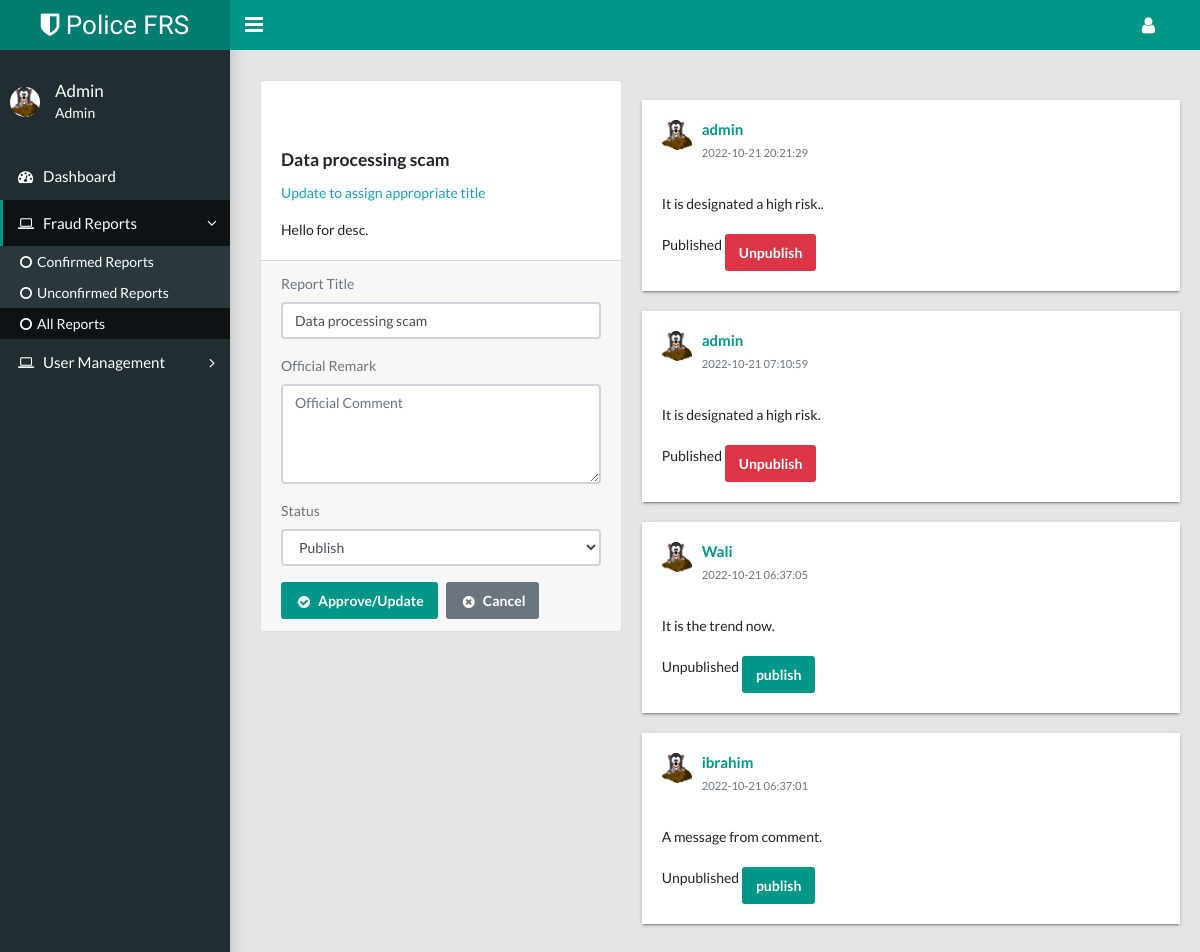
The app's page /admin/page-report.php?r_id=3 with its own data.
### tables this page shows
CREATE TABLE IF NOT EXISTS `reports` (
  `r_id` int(11) NOT NULL AUTO_INCREMENT,
  `r_title` varchar(100) DEFAULT NULL,
  `r_cat` varchar(100) NOT NULL,
  `r_comm` varchar(100) NOT NULL,
  `r_offer` varchar(100) DEFAULT NULL,
  `r_offer2` varchar(100) DEFAULT NULL,
  `r_bearer` varchar(100) DEFAULT NULL,
  `r_platform` varchar(100) DEFAULT NULL,
  `r_profile` varchar(100) DEFAULT NULL,
  `r_todo` varchar(100) DEFAULT NULL,
  `r_payment` varchar(100) DEFAULT NULL,
  `r_amount` int(11) DEFAULT NULL,
  `r_date` date NOT NULL,
  `r_any` varchar(500) DEFAULT NULL,
  `r_track` varchar(100) NOT NULL,
  `r_status` int(11) NOT NULL DEFAULT 0,
  `r_count` int(11) NOT NULL DEFAULT 0,
  `date` timestamp NOT NULL DEFAULT current_timestamp(),
  PRIMARY KEY (`r_id`)
);

CREATE TABLE IF NOT EXISTS `reports_comments` (
  `rc_id` int(11) NOT NULL AUTO_INCREMENT,
  `r_id` int(11) NOT NULL,
  `rc_name` varchar(100) NOT NULL,
  `rc_email` varchar(100) NOT NULL,
  `rc_remark` varchar(500) NOT NULL,
  `rc_status` int(11) NOT NULL,
  `rc_priv` int(11) NOT NULL,
  `rc_date` timestamp NOT NULL DEFAULT current_timestamp() ON UPDATE current_timestamp(),
  PRIMARY KEY (`rc_id`)
);

### admin/page-report.php (the view, shortened to what this page needs)
<?php include_once("../connection.php"); ?>
<?php
if(isset($_GET['r_id'])){
    $r_id = $_GET['r_id'];
}else{
    $r_id = 1;
}
    $search_sql = "SELECT * FROM reports where r_id = {$r_id}";
    $search_result = mysqli_query($conn, $search_sql);
    $search_row = mysqli_fetch_assoc($search_result);
?>
<!DOCTYPE html>
<html lang="en">
  <head>
    <link rel="stylesheet" type="text/css" href="css/main.css">
    <link rel="stylesheet" type="text/css" href="https://maxcdn.bootstrapcdn.com/font-awesome/4.7.0/css/font-awesome.min.css">
  </head>
  <body class="app sidebar-mini">
    <header class="app-header"><a class="app-header__logo" href="dashboard.php"><span class="fa fa-shield"></span> Police FRS</a>
      <a class="app-sidebar__toggle" href="#" data-toggle="sidebar" aria-label="Hide Sidebar"></a>
      <ul class="app-nav">
        <li class="dropdown"><a class="app-nav__item" href="#" data-toggle="dropdown" aria-label="Open Profile Menu"><i class="fa fa-user fa-lg"></i></a>
        </li>
      </ul>
    </header>
    <aside class="app-sidebar">
    <div class="app-sidebar__user"><img class="app-sidebar__user-avatar" src="../assets/images/mole.png" alt="User Image">
        <div>
          <p class="app-sidebar__user-name">Admin</p>
          <p class="app-sidebar__user-designation">Admin</p>
        </div>
      </div>
      <ul class="app-menu">
        <li><a class="app-menu__item" href="dashboard.php"><i class="app-menu__icon fa fa-dashboard"></i><span class="app-menu__label">Dashboard</span></a></li>
        <li class="treeview is-expanded"><a class="app-menu__item" href="#" data-toggle="treeview"><i class="app-menu__icon fa fa-laptop"></i><span class="app-menu__label">Fraud Reports</span><i class="treeview-indicator fa fa-angle-right"></i></a>
          <ul class="treeview-menu ">
            <li><a class="treeview-item" href="page-reports-confirmed.php"><i class="icon fa fa-circle-o"></i> Confirmed Reports</a></li>
            <li><a class="treeview-item" href="page-reports-unconfirmed.php"><i class="icon fa fa-circle-o"></i> Unconfirmed Reports</a></li>
            <li><a class="treeview-item active" href="page-reports.php"><i class="icon fa fa-circle-o"></i> All Reports</a></li>
          </ul>
        </li>
        <li class="treeview"><a class="app-menu__item" href="#" data-toggle="treeview"><i class="app-menu__icon fa fa-laptop"></i><span class="app-menu__label">User Management</span><i class="treeview-indicator fa fa-angle-right"></i></a>
        </li>
      </ul>
    </aside>
    <main class="app-content">
      <div class="row user">
        <div class="col-md-5">
            <div class="bs-component">
              <div class="card">
                <div class="card-body">
                </div>
                <div class="card-body">
                <h5 class="card-title">
                    <?php if(isset($search_row['r_title']) && !empty($search_row['r_title'])) { echo $search_row['r_title']; }else{ echo "Not Assigned"; } ?>
                  </h5>
                  <p class="text-info">Update to assign appropriate title</p>
                  <p class="card-text"><?php if(isset($search_row['r_any']) && !empty($search_row['r_any'])) { echo $search_row['r_any']; }else{ echo "Not Assigned"; } ?>.</p>
                </div>
                <div class="card-footer text-muted">
                <form name="update_report_form" action="" method="post">
                <div class="form-group">
                  <label class="control-label">Report Title</label>
                  <input class="form-control" placeholder="Enter Appropriate title" name="r_title" value="<?php if(isset($search_row['r_title']) && !empty($search_row['r_title'])) { echo $search_row['r_title']; }else{ echo ""; } ?>">
                </div>
                <div class="form-group">
                  <label class="control-label">Official Remark</label>
                  <textarea class="form-control" rows="4" placeholder="Official Comment" name="rc_comment_admin"></textarea>
                </div>
                <div class="form-group">
                    <label for="r_status">Status</label>
                    <select class="form-control" id="r_status" name="r_status">
                      <option value="1">Publish</option>
                    </select>
                  </div>
                <button class="btn btn-primary" type="submit"><i class="fa fa-fw fa-lg fa-check-circle"></i>Approve/Update</button>&nbsp;&nbsp;&nbsp;<a class="btn btn-secondary" href="#"><i class="fa fa-fw fa-lg fa-times-circle"></i>Cancel</a>
              </form>
                </div>
              </div>
            </div>
        </div>
        <div class="col-md-7">
          <div class="tab-content">
            <div class="tab-pane active" id="user-timeline">
            <?php
                           $report_comments_sql = "SELECT * FROM reports_comments where r_id = {$search_row['r_id']} order by rc_date desc";
                           $report_comments_result = mysqli_query($conn, $report_comments_sql);
                           $report_comments_row = mysqli_fetch_assoc($report_comments_result);
                           $report_comments_rows = mysqli_num_rows($report_comments_result);
            if($report_comments_rows>0){
            do{
            ?>
              <div class="timeline-post">
                <div class="post-media"><a href="#"><img src="../assets/images/mole.png" height="30"></a>
                  <div class="content">
                    <h5><a href="#"><?php echo $report_comments_row['rc_name']; ?></a></h5>
                    <p class="text-muted"><small><?php echo $report_comments_row['rc_date']; ?></small></p>
                  </div>
                </div>
                <div class="post-content">
                  <p><?php echo $report_comments_row['rc_remark']; ?>.</p>
                </div>
                <ul class="post-utility">
                  <?php if($report_comments_row['rc_status'] == 1){ ?>
                  <li>Published</li> &nbsp;
                  <li>
                  <form action="" method="post">
                        <button class="btn btn-danger" type="submit">Unpublish</button>
                    </form>
                  </li>
                  <?php }else{ ?>
                    <li>Unpublished</li> &nbsp;
                  <li>
                    <form action="" method="post">
                        <button class="btn btn-primary" type="submit">publish</button>
                    </form>
                  </li>
                  <?php } ?>
                </ul>
              </div>
              <?php }while($report_comments_row = mysqli_fetch_assoc($report_comments_result));
             } ?>
            </div>
          </div>
        </div>
      </div>
    </main>
  </body>
</html>

### records on screen
reports: r_title "Data processing scam", r_any "Hello for desc"
reports_comments: rc_name "admin", rc_date "2022-10-21 20:21:29", rc_remark "It is designated a high risk."
reports_comments: rc_name "admin", rc_date "2022-10-21 07:10:59", rc_remark "It is designated a high risk"
reports_comments: rc_name "Wali", rc_date "2022-10-21 06:37:05", rc_remark "It is the trend now"
reports_comments: rc_name "ibrahim", rc_date "2022-10-21 06:37:01", rc_remark "A message from comment"
